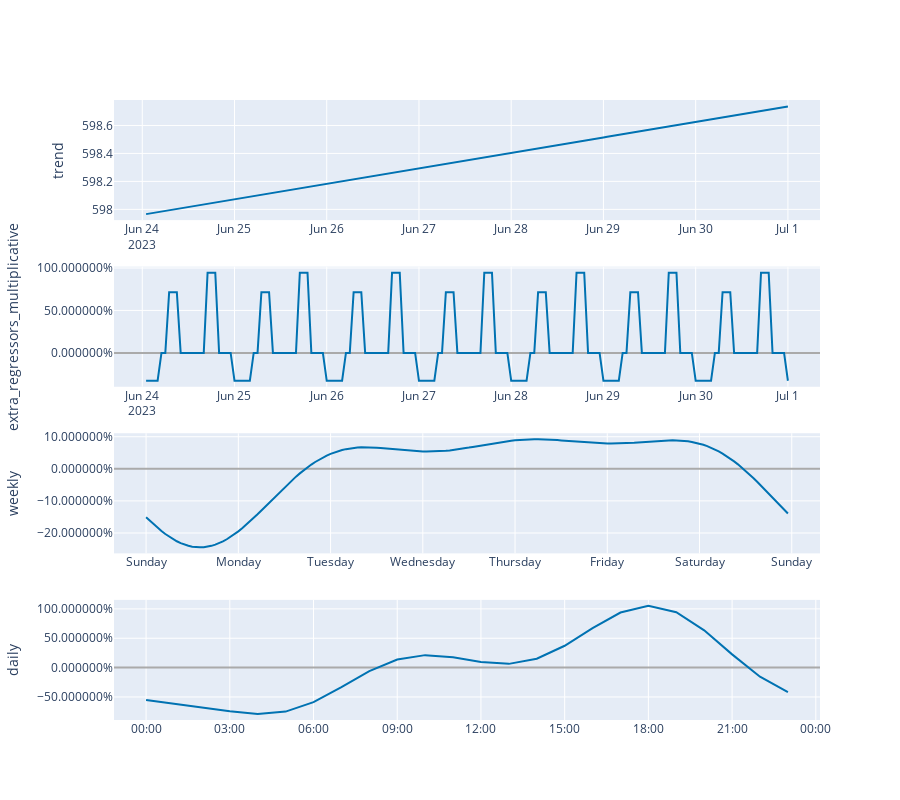

Notebook code for this chart:
### Code cell
plot_components_plotly(model, forecast)

### Figure 1 — Plotly figure (JSON) as saved in the notebook; plotly's stock layout.template omitted (floating-point values rounded to 4 significant figures; data arrays with more than 128 entries replaced by an {"elided": "..."} marker saying what was removed)
{"data": [{"line": {"color": "#0072B2", "width": 2}, "mode": "lines", "name": "trend", "type": "scatter", "x": {"elided": "168 str values"}, "xaxis": "x", "y": {"elided": "168 float values"}, "yaxis": "y"}, {"line": {"color": "rgba(0, 114, 178, 0.2)", "width": 0}, "mode": "lines", "name": "trend_upper", "type": "scatter", "x": {"elided": "168 str values"}, "xaxis": "x", "y": {"elided": "168 float values"}, "yaxis": "y"}, {"fill": "tonexty", "fillcolor": "rgba(0, 114, 178, 0.2)", "line": {"color": "rgba(0, 114, 178, 0.2)", "width": 0}, "mode": "lines", "name": "trend_lower", "type": "scatter", "x": {"elided": "168 str values"}, "xaxis": "x", "y": {"elided": "168 float values"}, "yaxis": "y"}, {"line": {"color": "#0072B2", "width": 2}, "mode": "lines", "name": "extra_regressors_multiplicative", "type": "scatter", "x": {"elided": "168 str values"}, "xaxis": "x2", "y": {"elided": "168 float values"}, "yaxis": "y2"}, {"line": {"color": "#0072B2", "width": 2}, "mode": "lines", "name": "weekly", "type": "scatter", "x": {"elided": "168 str values"}, "xaxis": "x3", "y": {"elided": "168 float values"}, "yaxis": "y3"}, {"line": {"color": "#0072B2", "width": 2}, "mode": "lines", "name": "daily", "type": "scatter", "x": ["2017-01-01T00:00:00", "2017-01-01T01:00:00", "2017-01-01T02:00:00", "2017-01-01T03:00:00", "2017-01-01T04:00:00", "2017-01-01T05:00:00", "2017-01-01T06:00:00", "2017-01-01T07:00:00", "2017-01-01T08:00:00", "2017-01-01T09:00:00", "2017-01-01T10:00:00", "2017-01-01T11:00:00", "2017-01-01T12:00:00", "2017-01-01T13:00:00", "2017-01-01T14:00:00", "2017-01-01T15:00:00", "2017-01-01T16:00:00", "2017-01-01T17:00:00", "2017-01-01T18:00:00", "2017-01-01T19:00:00", "2017-01-01T20:00:00", "2017-01-01T21:00:00", "2017-01-01T22:00:00", "2017-01-01T23:00:00"], "xaxis": "x4", "y": [-0.5512, -0.6149, -0.6724, -0.7437, -0.7905, -0.7499, -0.5877, -0.3312, -0.05978, 0.1382, 0.2124, 0.1754, 0.09553, 0.06359, 0.1507, 0.3721, 0.6715, 0.9378, 1.052, 0.9438, 0.6345, 0.2253, -0.1545, -0.4163], "yaxis": "y4"}], "layout": {"height": 800, "showlegend": false, "width": 900, "xaxis": {"anchor": "y", "domain": [0, 1], "range": ["2023-06-23T16:39:00", "2023-07-01T08:21:00"], "type": "date"}, "xaxis2": {"anchor": "y2", "domain": [0, 1], "range": ["2023-06-23T16:39:00", "2023-07-01T08:21:00"], "type": "date"}, "xaxis3": {"anchor": "y3", "domain": [0, 1], "range": ["2016-12-31T15:39:00", "2017-01-08T07:21:00"], "tickformat": "%A", "type": "date"}, "xaxis4": {"anchor": "y4", "domain": [0, 1], "range": ["2016-12-31T22:51:00", "2017-01-02T00:09:00"], "tickformat": "%H:%M", "type": "date"}, "yaxis": {"anchor": "x", "domain": [0.8063, 1], "rangemode": "normal", "title": {"text": "trend"}, "zerolinecolor": "#AAA"}, "yaxis2": {"anchor": "x2", "domain": [0.5375, 0.7312], "hoverformat": ".2%", "rangemode": "tozero", "tickformat": "%", "title": {"text": "extra_regressors_multiplicative"}, "zerolinecolor": "#AAA"}, "yaxis3": {"anchor": "x3", "domain": [0.2687, 0.4625], "hoverformat": ".2%", "tickformat": "%", "title": {"text": "weekly"}, "zerolinecolor": "#AAA"}, "yaxis4": {"anchor": "x4", "domain": [0, 0.1938], "hoverformat": ".2%", "tickformat": "%", "title": {"text": "daily"}, "zerolinecolor": "#AAA"}}}
